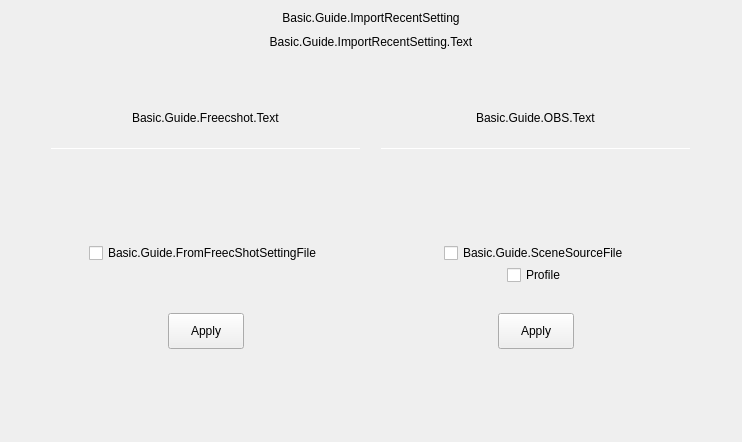
     <widget class="QWidget" name="page_RecentImport">
      <layout class="QHBoxLayout" name="horizontalLayout_18">
       <item>
        <widget class="QWidget" name="widget_FreecShotRecentSettings" native="true">
         <layout class="QVBoxLayout" name="verticalLayout_15">
          <property name="spacing">
           <number>0</number>
          </property>
          <property name="leftMargin">
           <number>40</number>
          </property>
          <property name="topMargin">
           <number>0</number>
          </property>
          <property name="rightMargin">
           <number>40</number>
          </property>
          <property name="bottomMargin">
           <number>53</number>
          </property>
          <item>
           <widget class="QWidget" name="widget_RecentTitleArea" native="true">
            <layout class="QVBoxLayout" name="verticalLayout_11">
             <property name="spacing">
              <number>10</number>
             </property>
             <property name="leftMargin">
              <number>0</number>
             </property>
             <property name="topMargin">
              <number>0</number>
             </property>
             <property name="rightMargin">
              <number>0</number>
             </property>
             <property name="bottomMargin">
              <number>15</number>
             </property>
             <item>
              <widget class="QLabel" name="label_ImportRecentSetting">
               <property name="text">
                <string>Basic.Guide.ImportRecentSetting</string>
               </property>
               <property name="alignment">
                <set>Qt::AlignCenter</set>
               </property>
              </widget>
             </item>
             <item>
              <widget class="QLabel" name="label_GetRecentFreecShotSettings">
               <property name="text">
                <string>Basic.Guide.ImportRecentSetting.Text</string>
               </property>
               <property name="alignment">
                <set>Qt::AlignCenter</set>
               </property>
              </widget>
             </item>
            </layout>
           </widget>
          </item>
          <item>
           <spacer name="verticalSpacer_4">
            <property name="orientation">
             <enum>Qt::Vertical</enum>
            </property>
            <property name="sizeHint" stdset="0">
             <size>
              <width>20</width>
              <height>24</height>
             </size>
            </property>
           </spacer>
          </item>
          <item>
           <widget class="QWidget" name="widget_ChooseRecentSetting" native="true">
            <property name="minimumSize">
             <size>
              <width>640</width>
              <height>290</height>
             </size>
            </property>
            <property name="maximumSize">
             <size>
              <width>640</width>
              <height>290</height>
             </size>
            </property>
            <property name="layoutDirection">
             <enum>Qt::LeftToRight</enum>
            </property>
            <layout class="QHBoxLayout" name="horizontalLayout_15">
             <property name="spacing">
              <number>0</number>
             </property>
             <property name="leftMargin">
              <number>0</number>
             </property>
             <property name="topMargin">
              <number>0</number>
             </property>
             <property name="rightMargin">
              <number>0</number>
             </property>
             <property name="bottomMargin">
              <number>0</number>
             </property>
             <item>
              <widget class="QWidget" name="widget_ChooseFromFreecShot" native="true">
               <layout class="QVBoxLayout" name="verticalLayout_14">
                <property name="spacing">
                 <number>0</number>
                </property>
                <property name="leftMargin">
                 <number>0</number>
                </property>
                <property name="topMargin">
                 <number>0</number>
                </property>
                <property name="rightMargin">
                 <number>0</number>
                </property>
                <property name="bottomMargin">
                 <number>0</number>
                </property>
                <item>
                 <widget class="QWidget" name="widget_FreecShotTitle" native="true">
                  <property name="minimumSize">
                   <size>
                    <width>310</width>
                    <height>60</height>
                   </size>
                  </property>
                  <property name="maximumSize">
                   <size>
                    <width>310</width>
                    <height>60</height>
                   </size>
                  </property>
                  <layout class="QHBoxLayout" name="horizontalLayout_13">
                   <property name="spacing">
                    <number>0</number>
                   </property>
                   <property name="leftMargin">
                    <number>0</number>
                   </property>
                   <property name="topMargin">
                    <number>0</number>
                   </property>
                   <property name="rightMargin">
                    <number>0</number>
                   </property>
                   <property name="bottomMargin">
                    <number>0</number>
                   </property>
                   <item>
                    <spacer name="horizontalSpacer_8">
                     <property name="orientation">
                      <enum>Qt::Horizontal</enum>
                     </property>
                     <property name="sizeHint" stdset="0">
                      <size>
                       <width>83</width>
                       <height>20</height>
                      </size>
                     </property>
                    </spacer>
                   </item>
                   <item>
                    <widget class="QLabel" name="label_FreecShotTitle">
                     <property name="text">
                      <string>Basic.Guide.Freecshot.Text</string>
                     </property>
                    </widget>
                   </item>
                   <item>
                    <spacer name="horizontalSpacer_9">
                     <property name="orientation">
                      <enum>Qt::Horizontal</enum>
                     </property>
                     <property name="sizeHint" stdset="0">
                      <size>
                       <width>83</width>
                       <height>20</height>
                      </size>
                     </property>
                    </spacer>
                   </item>
                  </layout>
                 </widget>
                </item>
                <item>
                 <widget class="Line" name="line_RecentFreecShot">
                  <property name="minimumSize">
                   <size>
                    <width>310</width>
                    <height>1</height>
                   </size>
                  </property>
                  <property name="maximumSize">
                   <size>
                    <width>310</width>
                    <height>1</height>
                   </size>
                  </property>
                  <property name="orientation">
                   <enum>Qt::Horizontal</enum>
                  </property>
                 </widget>
                </item>
                <item>
                 <widget class="QWidget" name="widget_FreecShotIconArea" native="true">
                  <property name="minimumSize">
                   <size>
                    <width>310</width>
                    <height>101</height>
                   </size>
                  </property>
                  <property name="maximumSize">
                   <size>
                    <width>310</width>
                    <height>101</height>
                   </size>
                  </property>
                  <layout class="QHBoxLayout" name="horizontalLayout_19">
                   <property name="spacing">
                    <number>0</number>
                   </property>
                   <property name="leftMargin">
                    <number>0</number>
                   </property>
                   <property name="topMargin">
                    <number>0</number>
                   </property>
                   <property name="rightMargin">
                    <number>0</number>
                   </property>
                   <property name="bottomMargin">
                    <number>0</number>
                   </property>
                   <item>
                    <spacer name="horizontalSpacer_18">
                     <property name="orientation">
                      <enum>Qt::Horizontal</enum>
                     </property>
                     <property name="sizeHint" stdset="0">
                      <size>
                       <width>40</width>
                       <height>20</height>
                      </size>
                     </property>
                    </spacer>
                   </item>
                   <item>
                    <widget class="QLabel" name="label_FreecShotIcon">
                     <property name="minimumSize">
                      <size>
                       <width>54</width>
                       <height>54</height>
                      </size>
                     </property>
                     <property name="maximumSize">
                      <size>
                       <width>54</width>
                       <height>54</height>
                      </size>
                     </property>
                     <property name="text">
                      <string/>
                     </property>
                    </widget>
                   </item>
                   <item>
                    <spacer name="horizontalSpacer_17">
                     <property name="orientation">
                      <enum>Qt::Horizontal</enum>
                     </property>
                     <property name="sizeHint" stdset="0">
                      <size>
                       <width>125</width>
                       <height>20</height>
                      </size>
                     </property>
                    </spacer>
                   </item>
                  </layout>
                 </widget>
                </item>
                <item>
                 <widget class="QWidget" name="widget_FreecShotProfile" native="true">
                  <property name="minimumSize">
                   <size>
                    <width>310</width>
                    <height>44</height>
                   </size>
                  </property>
                  <property name="maximumSize">
                   <size>
                    <width>310</width>
                    <height>44</height>
                   </size>
                  </property>
                  <layout class="QHBoxLayout" name="horizontalLayout_6">
                   <property name="spacing">
                    <number>0</number>
                   </property>
                   <property name="leftMargin">
                    <number>0</number>
                   </property>
                   <property name="topMargin">
                    <number>0</number>
                   </property>
                   <property name="rightMargin">
                    <number>0</number>
                   </property>
                   <property name="bottomMargin">
                    <number>22</number>
                   </property>
                   <item>
                    <spacer name="horizontalSpacer_2">
                     <property name="orientation">
                      <enum>Qt::Horizontal</enum>
                     </property>
                     <property name="sizeHint" stdset="0">
                      <size>
                       <width>40</width>
                       <height>19</height>
                      </size>
                     </property>
                    </spacer>
                   </item>
                   <item>
                    <widget class="QCheckBox" name="checkBox_FromFreecShotRecentProfile">
                     <property name="text">
                      <string>Basic.Guide.FromFreecShotSettingFile</string>
                     </property>
                    </widget>
                   </item>
                   <item>
                    <spacer name="horizontalSpacer_3">
                     <property name="orientation">
                      <enum>Qt::Horizontal</enum>
                     </property>
                     <property name="sizeHint" stdset="0">
                      <size>
                       <width>40</width>
                       <height>19</height>
                      </size>
                     </property>
                    </spacer>
                   </item>
                  </layout>
                 </widget>
                </item>
                <item>
                 <widget class="QWidget" name="widget_ApplyFreecShotSetting" native="true">
                  <property name="sizePolicy">
                   <sizepolicy hsizetype="Preferred" vsizetype="Preferred">
                    <horstretch>0</horstretch>
                    <verstretch>0</verstretch>
                   </sizepolicy>
                  </property>
                  <property name="minimumSize">
                   <size>
                    <width>310</width>
                    <height>105</height>
                   </size>
                  </property>
                  <property name="maximumSize">
                   <size>
                    <width>310</width>
                    <height>105</height>
                   </size>
                  </property>
                  <layout class="QHBoxLayout" name="horizontalLayout_17">
                   <property name="spacing">
                    <number>0</number>
                   </property>
                   <property name="leftMargin">
                    <number>0</number>
                   </property>
                   <property name="topMargin">
                    <number>0</number>
                   </property>
                   <property name="rightMargin">
                    <number>0</number>
                   </property>
                   <property name="bottomMargin">
                    <number>15</number>
                   </property>
                   <item>
                    <spacer name="horizontalSpacer_15">
                     <property name="orientation">
                      <enum>Qt::Horizontal</enum>
                     </property>
                     <property name="sizeHint" stdset="0">
                      <size>
                       <width>114</width>
                       <height>20</height>
                      </size>
                     </property>
                    </spacer>
                   </item>
                   <item>
                    <widget class="QPushButton" name="pushButton_ApplyRecentFreecShotSettings">
                     <property name="sizePolicy">
                      <sizepolicy hsizetype="Fixed" vsizetype="Fixed">
                       <horstretch>0</horstretch>
                       <verstretch>0</verstretch>
                      </sizepolicy>
                     </property>
                     <property name="minimumSize">
                      <size>
                       <width>76</width>
                       <height>36</height>
                      </size>
                     </property>
                     <property name="maximumSize">
                      <size>
                       <width>76</width>
                       <height>36</height>
                      </size>
                     </property>
                     <property name="text">
                      <string>Apply</string>
                     </property>
                    </widget>
                   </item>
                   <item>
                    <spacer name="horizontalSpacer_16">
                     <property name="orientation">
                      <enum>Qt::Horizontal</enum>
                     </property>
                     <property name="sizeHint" stdset="0">
                      <size>
                       <width>114</width>
                       <height>20</height>
                      </size>
                     </property>
                    </spacer>
                   </item>
                  </layout>
                 </widget>
                </item>
               </layout>
              </widget>
             </item>
             <item>
              <spacer name="horizontalSpacer_12">
               <property name="orientation">
                <enum>Qt::Horizontal</enum>
               </property>
               <property name="sizeHint" stdset="0">
                <size>
                 <width>17</width>
                 <height>17</height>
                </size>
               </property>
              </spacer>
             </item>
             <item>
              <widget class="QWidget" name="widget_ChooseFromOBS" native="true">
               <layout class="QVBoxLayout" name="verticalLayout_12">
                <property name="spacing">
                 <number>0</number>
                </property>
                <property name="leftMargin">
                 <number>0</number>
                </property>
                <property name="topMargin">
                 <number>0</number>
                </property>
                <property name="rightMargin">
                 <number>0</number>
                </property>
                <property name="bottomMargin">
                 <number>0</number>
                </property>
                <item>
                 <widget class="QWidget" name="widget_OBSTitle" native="true">
                  <property name="minimumSize">
                   <size>
                    <width>310</width>
                    <height>60</height>
                   </size>
                  </property>
                  <property name="maximumSize">
                   <size>
                    <width>310</width>
                    <height>60</height>
                   </size>
                  </property>
                  <layout class="QHBoxLayout" name="horizontalLayout_14">
                   <property name="leftMargin">
                    <number>0</number>
                   </property>
                   <property name="topMargin">
                    <number>0</number>
                   </property>
                   <property name="rightMargin">
                    <number>0</number>
                   </property>
                   <property name="bottomMargin">
                    <number>0</number>
                   </property>
                   <item>
                    <spacer name="horizontalSpacer_10">
                     <property name="orientation">
                      <enum>Qt::Horizontal</enum>
                     </property>
                     <property name="sizeHint" stdset="0">
                      <size>
                       <width>91</width>
                       <height>20</height>
                      </size>
                     </property>
                    </spacer>
                   </item>
                   <item>
                    <widget class="QLabel" name="label_OBSTitle">
                     <property name="text">
                      <string>Basic.Guide.OBS.Text</string>
                     </property>
                    </widget>
                   </item>
                   <item>
                    <spacer name="horizontalSpacer_11">
                     <property name="orientation">
                      <enum>Qt::Horizontal</enum>
                     </property>
                     <property name="sizeHint" stdset="0">
                      <size>
                       <width>91</width>
                       <height>20</height>
                      </size>
                     </property>
                    </spacer>
                   </item>
                  </layout>
                 </widget>
                </item>
                <item>
                 <widget class="Line" name="line_RecentOBS">
                  <property name="minimumSize">
                   <size>
                    <width>310</width>
                    <height>1</height>
                   </size>
                  </property>
                  <property name="maximumSize">
                   <size>
                    <width>310</width>
                    <height>1</height>
                   </size>
                  </property>
                  <property name="orientation">
                   <enum>Qt::Horizontal</enum>
                  </property>
                 </widget>
                </item>
                <item>
                 <widget class="QWidget" name="widget_OBSIconArea" native="true">
                  <property name="minimumSize">
                   <size>
                    <width>310</width>
                    <height>101</height>
                   </size>
                  </property>
                  <property name="maximumSize">
                   <size>
                    <width>310</width>
                    <height>101</height>
                   </size>
                  </property>
                  <property name="mouseTracking">
                   <bool>false</bool>
                  </property>
                  <property name="layoutDirection">
                   <enum>Qt::LeftToRight</enum>
                  </property>
                  <layout class="QHBoxLayout" name="horizontalLayout_20">
                   <property name="spacing">
                    <number>0</number>
                   </property>
                   <property name="leftMargin">
                    <number>0</number>
                   </property>
                   <property name="topMargin">
                    <number>0</number>
                   </property>
                   <property name="rightMargin">
                    <number>0</number>
                   </property>
                   <property name="bottomMargin">
                    <number>0</number>
                   </property>
                   <item>
                    <spacer name="horizontalSpacer_19">
                     <property name="orientation">
                      <enum>Qt::Horizontal</enum>
                     </property>
                     <property name="sizeHint" stdset="0">
                      <size>
                       <width>124</width>
                       <height>20</height>
                      </size>
                     </property>
                    </spacer>
                   </item>
                   <item>
                    <widget class="QLabel" name="label_OBSIcon">
                     <property name="sizePolicy">
                      <sizepolicy hsizetype="Preferred" vsizetype="Preferred">
                       <horstretch>0</horstretch>
                       <verstretch>0</verstretch>
                      </sizepolicy>
                     </property>
                     <property name="minimumSize">
                      <size>
                       <width>56</width>
                       <height>56</height>
                      </size>
                     </property>
                     <property name="maximumSize">
                      <size>
                       <width>56</width>
                       <height>56</height>
                      </size>
                     </property>
                     <property name="text">
                      <string/>
                     </property>
                    </widget>
                   </item>
                   <item>
                    <spacer name="horizontalSpacer_20">
                     <property name="orientation">
                      <enum>Qt::Horizontal</enum>
                     </property>
                     <property name="sizeHint" stdset="0">
                      <size>
                       <width>124</width>
                       <height>20</height>
                      </size>
                     </property>
                    </spacer>
                   </item>
                  </layout>
                 </widget>
                </item>
                <item>
                 <widget class="QWidget" name="widget_OBSSceneSourceFile" native="true">
                  <property name="minimumSize">
                   <size>
                    <width>310</width>
                    <height>22</height>
                   </size>
                  </property>
                  <property name="maximumSize">
                   <size>
                    <width>310</width>
                    <height>22</height>
                   </size>
                  </property>
                  <layout class="QHBoxLayout" name="horizontalLayout_11">
                   <property name="spacing">
                    <number>0</number>
                   </property>
                   <property name="leftMargin">
                    <number>0</number>
                   </property>
                   <property name="topMargin">
                    <number>0</number>
                   </property>
                   <property name="rightMargin">
                    <number>0</number>
                   </property>
                   <property name="bottomMargin">
                    <number>0</number>
                   </property>
                   <item>
                    <spacer name="horizontalSpacer_6">
                     <property name="orientation">
                      <enum>Qt::Horizontal</enum>
                     </property>
                     <property name="sizeHint" stdset="0">
                      <size>
                       <width>40</width>
                       <height>20</height>
                      </size>
                     </property>
                    </spacer>
                   </item>
                   <item>
                    <widget class="QCheckBox" name="checkBox_FromOBSRecentScene">
                     <property name="text">
                      <string>Basic.Guide.SceneSourceFile</string>
                     </property>
                    </widget>
                   </item>
                   <item>
                    <spacer name="horizontalSpacer_7">
                     <property name="orientation">
                      <enum>Qt::Horizontal</enum>
                     </property>
                     <property name="sizeHint" stdset="0">
                      <size>
                       <width>40</width>
                       <height>20</height>
                      </size>
                     </property>
                    </spacer>
                   </item>
                  </layout>
                 </widget>
                </item>
                <item>
                 <widget class="QWidget" name="widget_OBSProfile" native="true">
                  <property name="minimumSize">
                   <size>
                    <width>310</width>
                    <height>22</height>
                   </size>
                  </property>
                  <property name="maximumSize">
                   <size>
                    <width>310</width>
                    <height>22</height>
                   </size>
                  </property>
                  <layout class="QHBoxLayout" name="horizontalLayout_10">
                   <property name="spacing">
                    <number>0</number>
                   </property>
                   <property name="leftMargin">
                    <number>0</number>
                   </property>
                   <property name="topMargin">
                    <number>0</number>
                   </property>
                   <property name="rightMargin">
                    <number>0</number>
                   </property>
                   <property name="bottomMargin">
                    <number>0</number>
                   </property>
                   <item>
                    <spacer name="horizontalSpacer_5">
                     <property name="orientation">
                      <enum>Qt::Horizontal</enum>
                     </property>
                     <property name="sizeHint" stdset="0">
                      <size>
                       <width>124</width>
                       <height>19</height>
                      </size>
                     </property>
                    </spacer>
                   </item>
                   <item>
                    <widget class="QCheckBox" name="checkBox_FromOBSRecentProfile">
                     <property name="text">
                      <string>Profile</string>
                     </property>
                    </widget>
                   </item>
                   <item>
                    <spacer name="horizontalSpacer_4">
                     <property name="orientation">
                      <enum>Qt::Horizontal</enum>
                     </property>
                     <property name="sizeHint" stdset="0">
                      <size>
                       <width>123</width>
                       <height>19</height>
                      </size>
                     </property>
                    </spacer>
                   </item>
                  </layout>
                 </widget>
                </item>
                <item>
                 <widget class="QWidget" name="widget_ApplyOBSSetting" native="true">
                  <property name="minimumSize">
                   <size>
                    <width>310</width>
                    <height>105</height>
                   </size>
                  </property>
                  <property name="maximumSize">
                   <size>
                    <width>310</width>
                    <height>105</height>
                   </size>
                  </property>
                  <layout class="QHBoxLayout" name="horizontalLayout_16" stretch="0,0,0">
                   <property name="spacing">
                    <number>0</number>
                   </property>
                   <property name="leftMargin">
                    <number>0</number>
                   </property>
                   <property name="topMargin">
                    <number>0</number>
                   </property>
                   <property name="rightMargin">
                    <number>0</number>
                   </property>
                   <property name="bottomMargin">
                    <number>15</number>
                   </property>
                   <item>
                    <spacer name="horizontalSpacer_13">
                     <property name="orientation">
                      <enum>Qt::Horizontal</enum>
                     </property>
                     <property name="sizeHint" stdset="0">
                      <size>
                       <width>114</width>
                       <height>20</height>
                      </size>
                     </property>
                    </spacer>
                   </item>
                   <item>
                    <widget class="QPushButton" name="pushButton_ApplyRecentOBSSettings">
                     <property name="sizePolicy">
                      <sizepolicy hsizetype="Fixed" vsizetype="Fixed">
                       <horstretch>0</horstretch>
                       <verstretch>0</verstretch>
                      </sizepolicy>
                     </property>
                     <property name="minimumSize">
                      <size>
                       <width>76</width>
                       <height>36</height>
                      </size>
                     </property>
                     <property name="maximumSize">
                      <size>
                       <width>76</width>
                       <height>36</height>
                      </size>
                     </property>
                     <property name="text">
                      <string>Apply</string>
                     </property>
                    </widget>
                   </item>
                   <item>
                    <spacer name="horizontalSpacer_14">
                     <property name="orientation">
                      <enum>Qt::Horizontal</enum>
                     </property>
                     <property name="sizeHint" stdset="0">
                      <size>
                       <width>114</width>
                       <height>20</height>
                      </size>
                     </property>
                    </spacer>
                   </item>
                  </layout>
                 </widget>
                </item>
               </layout>
              </widget>
             </item>
            </layout>
           </widget>
          </item>
         </layout>
        </widget>
       </item>
      </layout>
     </widget>
